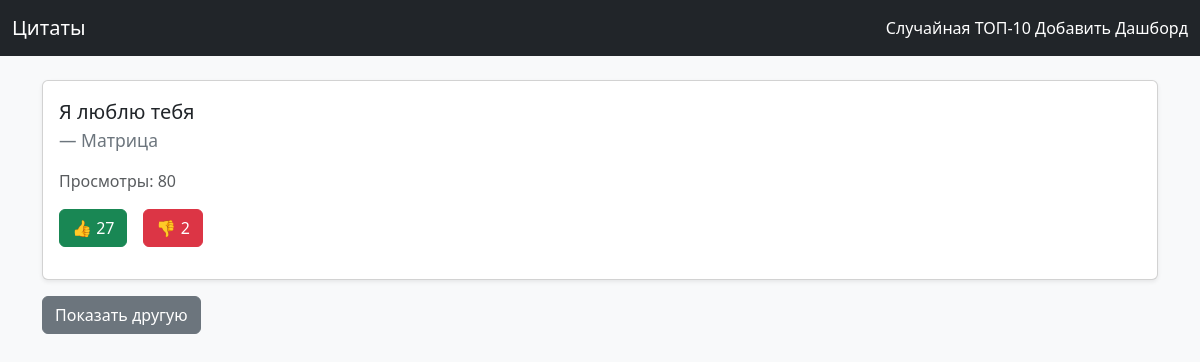
The page / on the database its author committed.
### quotes/models.py (models this page shows, shortened)
class Quote(models.Model):
    text = models.TextField(unique=True)
    source = models.CharField(max_length=255)
    weight = models.PositiveIntegerField(default=1)
    views = models.PositiveIntegerField(default=0)
    likes = models.IntegerField(default=0)
    dislikes = models.IntegerField(default=0)
    created_at = models.DateTimeField(auto_now_add=True)
    class Meta:
        ordering = ["-created_at"]

### quotes/views.py (the view, shortened to what this page needs)
# urls.py: path("", views.random_quote, name="random_quote"),
def random_quote(request):
    quote = get_random_quote()
    if quote:
        Quote.objects.filter(pk=quote.pk).update(views=F("views") + 1)
        quote.refresh_from_db()
    return render(request, "quotes/random_quote.html", {"quote": quote})

### quotes/utils.py (called while the page is built)
def get_random_quote():
    qs = list(Quote.objects.all())
    if not qs:
        return None
    weights = [q.weight if q.weight > 0 else 1 for q in qs]
    return random.choices(qs, weights=weights, k=1)[0]

### quotes/templates/quotes/random_quote.html (shortened to what this page needs)
{% extends "quotes/base.html" %}
{% block content %}
  {% if quote %}
    <div class="card shadow-sm">
      <div class="card-body">
        <blockquote class="blockquote">
          <p>{{ quote.text }}</p>
          <footer class="blockquote-footer">{{ quote.source }}</footer>
        </blockquote>
        <p class="text-muted">Просмотры: {{ quote.views }}</p>
        <form method="post" class="d-flex gap-3">
          <button type="submit" name="like" class="btn btn-success">
            👍 {{ quote.likes }}
          </button>
          <button type="submit" name="dislike" class="btn btn-danger">
            👎 {{ quote.dislikes }}
          </button>
        </form>
      </div>
    </div>
    <div class="mt-3">
      <a href="{% url 'random_quote' %}" class="btn btn-secondary">
        Показать другую
      </a>
    </div>
  {% else %}
    <div class="alert alert-info">
      Цитат пока нет. <a href="{% url 'add_quote' %}">Добавить первую</a>.
    </div>
  {% endif %}
{% endblock %}

### rows shown on the page
Quote: text "Я люблю тебя", source "Матрица", views "80", likes "27", dislikes "2"
